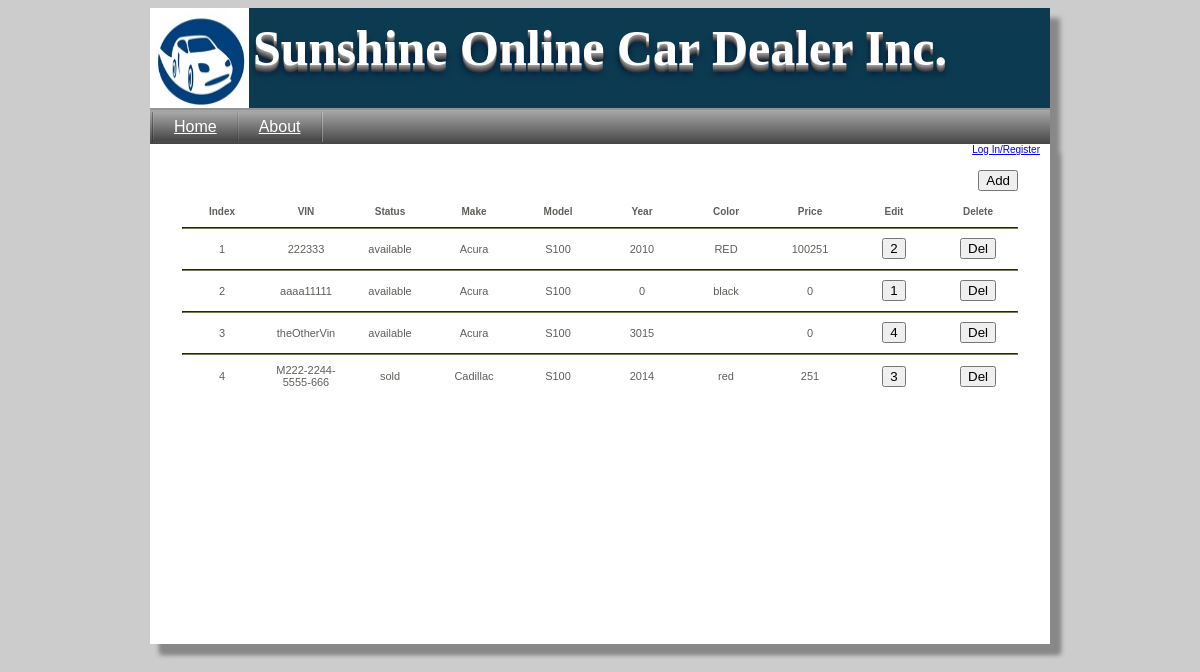
Page /carInventory.php on the earlier database version.
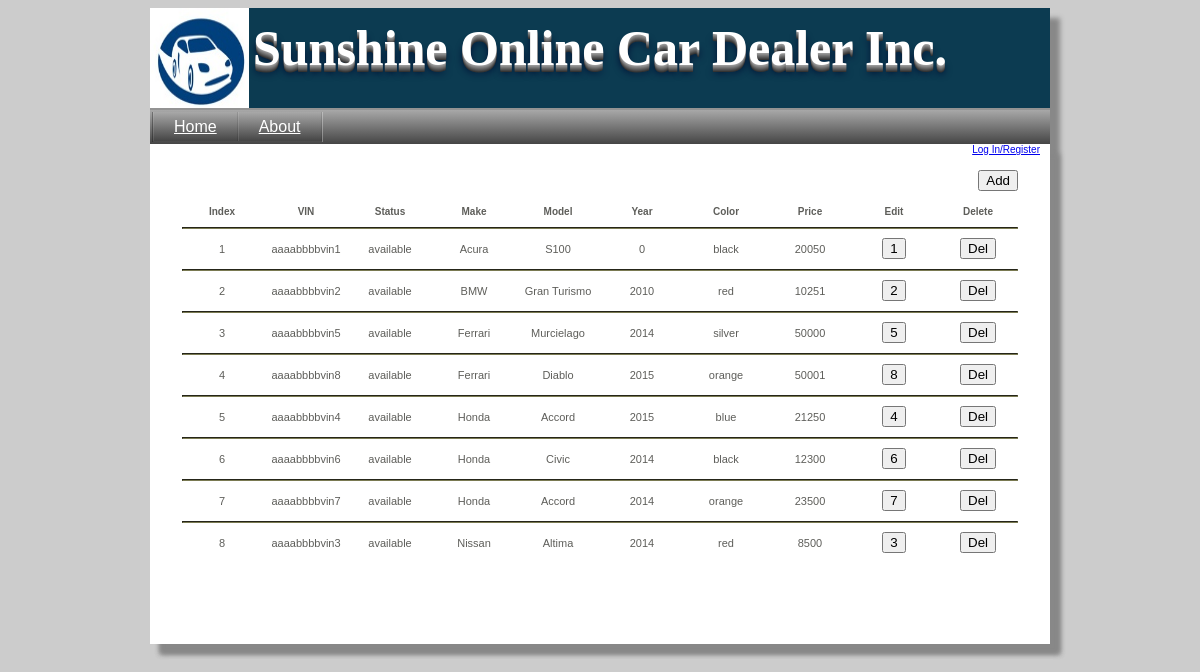
Same page on the later database version.
### tables this page shows
CREATE TABLE IF NOT EXISTS `car` (
  `car_id` int(11) NOT NULL AUTO_INCREMENT,
  `id_vin` varchar(250) NOT NULL,
  `make_id` int(11) NOT NULL DEFAULT '0',
  `model_id` int(11) NOT NULL DEFAULT '0',
  `year` int(11) DEFAULT NULL,
  `condition_id` int(11) NOT NULL DEFAULT '0',
  `mileage` int(11) NOT NULL DEFAULT '0',
  `color` varchar(250) DEFAULT NULL,
  `color_description` varchar(250) DEFAULT NULL,
  `comments` varchar(250) DEFAULT NULL,
  `price` decimal(10,0) DEFAULT NULL,
  `status_id` int(11) NOT NULL DEFAULT '0',
  `picture_id` int(11) DEFAULT NULL,
  PRIMARY KEY (`car_id`)
);

CREATE TABLE IF NOT EXISTS `car_status` (
  `id_car_status` int(11) NOT NULL AUTO_INCREMENT,
  `car_status_desc` varchar(250) NOT NULL,
  PRIMARY KEY (`id_car_status`)
);

CREATE TABLE IF NOT EXISTS `make_id` (
  `make_id` int(11) NOT NULL AUTO_INCREMENT,
  `make` varchar(250) NOT NULL,
  PRIMARY KEY (`make_id`)
);

CREATE TABLE IF NOT EXISTS `model_id` (
  `model_id` int(11) NOT NULL AUTO_INCREMENT,
  `make_id` int(11) NOT NULL,
  `model` varchar(250) NOT NULL,
  PRIMARY KEY (`model_id`)
);

### carInventory.php (the view, shortened to what this page needs)
<?php
include "header.php";
?>
<table border='0' align='center' class='ACtbl'>
	<tr>
		<td colspan='10' style='text-align:right'>
			<br/>
			<form action='editAdminCar.php' method='post'>
				<input type='Submit' name='addCar' value='Add' />
			</form>
		</td>
	</tr>
	<tr>
		<th>Index</th><th>VIN</th><th>Status</th><th>Make</th><th>Model</th><th>Year</th><th>Color</th><th>Price</th><th>Edit</th><th>Delete</th>
	</tr>
	<tr>
		<td colspan='10'><hr class='tdhead'/></td>
	</tr>
	<?php
		$carList=mysql_query("SELECT car_id, id_vin, car.make_id, car.model_id, year, color, price, status_id, make, model, car_status_desc FROM car
								INNER JOIN make_id ON car.make_id = make_id.make_id
								INNER JOIN model_id ON car.model_id = model_id.model_id
								INNER JOIN car_status ON car.status_id = car_status.id_car_status
								ORDER BY status_id, make_id, id_vin");
		$line=0;
		while($carListDB=mysql_fetch_array($carList)){
			if($line!=0){
				echo "<tr><td colspan='10'><hr class='tdhead'/></td></tr>";
			}
			$line++;
			echo "<tr>
					<td>".$line."</td><td>".$carListDB['id_vin']."</td><td>".$carListDB['car_status_desc']."</td><td>".$carListDB['make']."</td>
					<td>".$carListDB['model']."</td><td>".$carListDB['year']."</td><td>".$carListDB['color']."</td><td>".$carListDB['price']."</td>
					<td><Form action='editAdminCar.php' method='Post' name='toEditCar' style='padding:0; margin:0;'>
						<input type='Submit' name='selectCar' value='".$carListDB['car_id']."'/>
						<input type='hidden' name='carID' value='".$carListDB['car_id']."'/>
					</Form></td>
					<td><Form action='carInventory.php' method='Post' name='toDel' style='padding:0; margin:0;'>
						<input type='Submit' name='delCar' value='Del'/>
						<input type='hidden' name='carID' value='".$carListDB['car_id']."'/>
					</Form></td>
				</tr>";
		}
	?>
</table>
<?php
include "footer.php";
?>

Differences in the rows shown:
changed car "Acura": id_vin "aaaa11111" → "aaaabbbbvin1"; price "0" → "20050"; moves up the list
changed car id 2: id_vin "222333" → "aaaabbbbvin2"; make.make "Acura" → "BMW"; model.model "S100" → "Gran Turismo"; color "RED" → "red"; price "100251" → "10251"
added car: id_vin "aaaabbbbvin5", car_status.car_status_desc "available", make.make "Ferrari", model.model "Murcielago", year "2014", color "silver", price "50000", selectCar "5"
added car: id_vin "aaaabbbbvin8", car_status.car_status_desc "available", make.make "Ferrari", model.model "Diablo", year "2015", color "orange", price "50001", selectCar "8"
changed car id 4: id_vin "theOtherVin" → "aaaabbbbvin4"; make.make "Acura" → "Honda"; model.model "S100" → "Accord"; year "3015" → "2015"; color (not shown) → "blue"; price "0" → "21250"
added car: id_vin "aaaabbbbvin6", car_status.car_status_desc "available", make.make "Honda", model.model "Civic", year "2014", color "black", price "12300", selectCar "6"
added car: id_vin "aaaabbbbvin7", car_status.car_status_desc "available", make.make "Honda", model.model "Accord", year "2014", color "orange", price "23500", selectCar "7"
changed car id 3: id_vin "M222-2244-5555-666" → "aaaabbbbvin3"; car_status.car_status_desc "sold" → "available"; make.make "Cadillac" → "Nissan"; model.model "S100" → "Altima"; price "251" → "8500"
